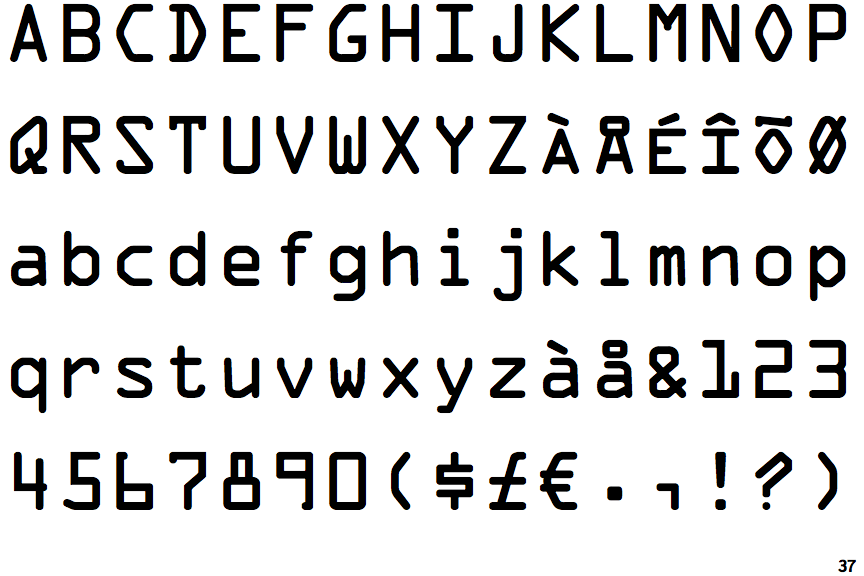
#> input picture font_images/OCRA.png, 864 x 576 px
$ python final_card_ocr.py --image font_images/OCRA.png   (older library calls are emulated)
#> lines starting #> are read from the running program, lines starting #| are printed output that depends on the picture; after the words box and inside, x2 and y2 are one past the last pixel; in counts of white or black regions, pixels touching at a corner belong together
import cv2
import imutils
from imutils import contours
import numpy as np
import argparse

ap = argparse.ArgumentParser()
ap.add_argument('-i','--image',required=True,help = "Path to input image")
args = vars(ap.parse_args())

image_path = args['image']
font_path_d = 'font_images/OCRA.png'
font_path_a = 'font_images/ocr_a_reference.png'


# Finding contours of the initial digits/alphabets(FONT) and then storing their ROI's in a dictionary
def find_ROI(path):
    img = cv2.imread(path)
    # cv2.imshow('original', img)
    # cv2.waitKey(0)

    gray = cv2.cvtColor(img, cv2.COLOR_BGR2GRAY)
    thresh = cv2.threshold(gray, 10, 255, cv2.THRESH_BINARY_INV)[1]
    # cv2.imshow('thresholded', thresh)
    # cv2.waitKey(0)

    cnts = cv2.findContours(thresh.copy(), cv2.RETR_EXTERNAL, cv2.CHAIN_APPROX_SIMPLE)
    cnts = imutils.grab_contours(cnts)
    cnts = contours.sort_contours(cnts, method='left-to-right')[0]


    sample = {}
    for (i, c) in enumerate(cnts):
        (x, y, w, h) = cv2.boundingRect(c)
        roi = thresh[y:y + h, x:x + w]
        roi = cv2.resize(roi, (57, 88))
        sample[i] = roi

    return sample


# Preprocessing original image and finding its contours
def preprocessing_find_contours(path):

    rectkernel = cv2.getStructuringElement(cv2.MORPH_RECT, (9, 3))
    sqkernel = cv2.getStructuringElement(cv2.MORPH_RECT, (5, 5))

    img = cv2.imread(path)
    gray = cv2.cvtColor(img, cv2.COLOR_BGR2GRAY)
    # cv2.imshow('Before' , img)
    gray = imutils.resize(gray, width=300)
    # print(gray.shape)
    # cv2.imshow('After', gray)
    # cv2.waitKey(0)

    tophat = cv2.morphologyEx(gray, cv2.MORPH_TOPHAT, rectkernel)
    # cv2.imshow('Tophat', tophat)
    # cv2.waitKey(0)

    gradX = cv2.Sobel(tophat, ddepth=cv2.CV_32F, dx=1, dy=0, ksize=-1)
    gradX = np.absolute(gradX)
    (minVal, maxVal) = (np.min(gradX), np.max(gradX))
    # cv2.imshow('BeforegradX',gradX)

    gradX = 255 * (gradX - minVal) / (maxVal - minVal)
    gradX = gradX.astype('uint8')
    # print('GRADx', gradX)
    # cv2.imshow('GRADx' , gradX)
    # cv2.waitKey(0)

    gradX = cv2.morphologyEx(gradX, cv2.MORPH_CLOSE, rectkernel)
    # cv2.imshow('Close' , gradX)
    thresh = cv2.threshold(gradX, 0, 255, cv2.THRESH_BINARY | cv2.THRESH_OTSU)[1]
    # cv2.imshow('thresh' , thresh)
    thresh = cv2.morphologyEx(thresh, cv2.MORPH_CLOSE, sqkernel)
    # cv2.imshow('55', thresh)
    # cv2.waitKey(0)

    cnts = cv2.findContours(thresh.copy(), cv2.RETR_EXTERNAL, cv2.CHAIN_APPROX_SIMPLE)
    cnts = imutils.grab_contours(cnts)
    cnts = contours.sort_contours(cnts, method='left-to-right')[0]

    return cnts


sample = find_ROI(font_path_d)
#> in find_ROI, img is the input picture: shape (576, 864, 3); mean B, G, R 218.1, 218.1, 218.2
#> in find_ROI, `thresh = cv2.threshold(gray, 10, 255, cv2.THRESH_BINARY_INV)[1]`:
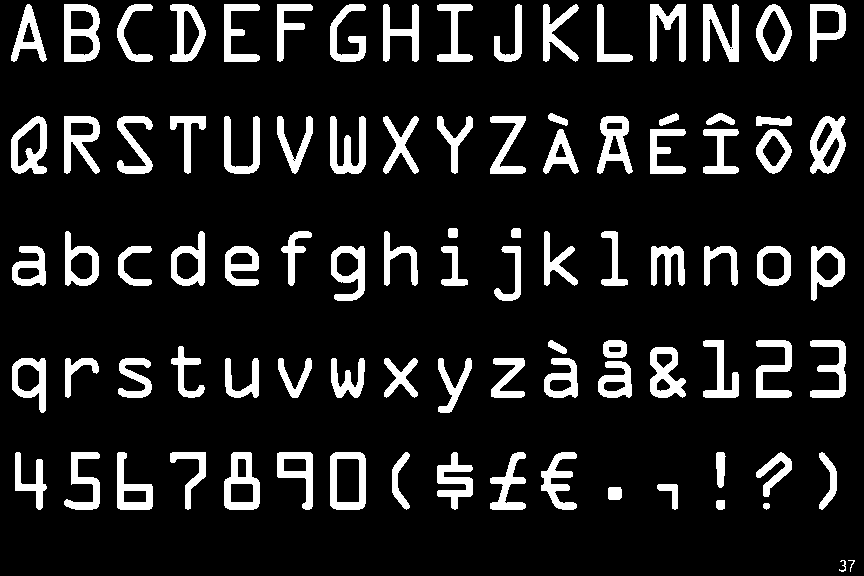
#> thresh: shape (576, 864); 13% white; 92 white regions
#> in find_ROI, `cnts = cv2.findContours(thresh.copy(), cv2.RETR_EXTERNAL, cv2.CHAIN_AP..`: cnts = 92 contours, 2 with area under 20; largest, box (x1, y1, x2, y2) and area: (330, 452, 366, 510) 1953, (64, 4, 100, 62) 1861, (224, 452, 260, 510) 1578, (11, 116, 47, 174) 1566, (810, 116, 846, 174) 1507
#> the loop in find_ROI, `for (i, c) in enumerate(cnts):` made 92 passes
#> (x, y, w, h) on passes 1 to 12: (11, 116, 36, 58), (11, 4, 36, 58), (12, 358, 34, 55), (12, 246, 34, 40), (15, 452, 32, 58), (64, 452, 36, 58), (64, 116, 36, 58), (64, 4, 36, 58), (65, 358, 34, 40), (65, 231, 34, 55), (117, 452, 36, 58), (117, 116, 36, 58)
#> after the loop in find_ROI, `for (i, c) in enumerate(cnts):`: sample = 92 items
#> sample = 92 items
digits = find_ROI(font_path_a)
#> call 2 of find_ROI, with path = 'font_images/ocr_a_reference.png'
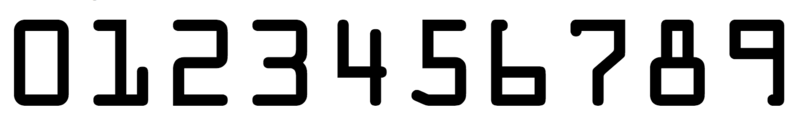
#> input picture font_images/ocr_a_reference.png, 800 x 126 px
#> in find_ROI, img is the input picture: shape (126, 800, 3); mean B, G, R 200.7, 200.7, 200.7
#> in find_ROI (call 2), `thresh = cv2.threshold(gray, 10, 255, cv2.THRESH_BINARY_INV)[1]`:
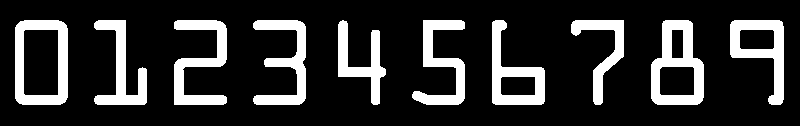
#> thresh: shape (126, 800); 18.5% white; 10 white regions
#> in find_ROI (call 2), `cnts = cv2.findContours(thresh.copy(), cv2.RETR_EXTERNAL, cv2.CHAIN_AP..`: cnts = 10 contours; largest, box (x1, y1, x2, y2) and area: (15, 20, 68, 105) 4288, (651, 20, 704, 105) 3464, (730, 20, 784, 105) 2408, (492, 20, 545, 105) 2338, (174, 20, 227, 105) 1810
#> the loop in find_ROI (call 2), `for (i, c) in enumerate(cnts):` made 10 passes
#> (x, w) on passes 1 to 10: (15, 53), (94, 53), (174, 53), (253, 53), (338, 48), (412, 53), (492, 53), (571, 53), (651, 53), (730, 54)
#> pass 1, in find_ROI (call 2), `roi = cv2.resize(roi, (57, 88))`:
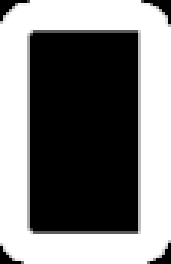
#> roi: shape (88, 57) (shown 3 times larger); min 0, max 255, mean 124.7
#> after the loop in find_ROI (call 2), `for (i, c) in enumerate(cnts):`: sample = 10 items
#> digits = 10 items
# cv2.imshow('sds',digits[0])
# cv2.imshow('da',sample[10])
# cv2.waitKey(0)

char = {
    0 : ['A' , sample[1]],
    1 : ['B', sample[7]],
    2 : ['C', sample[12]],
    3 : ['D', sample[17]],
    4 : ['E', sample[22]],
    5 : ['F', sample[27]],
    6 : ['G', sample[32]],
    7 : ['H', sample[36]],
    8 : ['I', sample[42]],
    9 : ['J', sample[50]],
    10 : ['K', sample[54]],
    11 : ['L', sample[60]],
    12 : ['M', sample[67]],
    13 : ['N', sample[73]],
    14 : ['O', sample[82]],
    15 : ['P', sample[87]],
    16 : ['Q', sample[0]],
    17 : ['R', sample[6]],
    18 : ['S', sample[11]],
    19 : ['T', sample[16]],
    20 : ['U', sample[21]],
    21 : ['V', sample[26]],
    22 : ['W', sample[31]],
    23 : ['X', sample[35]],
    24 : ['Y', sample[41]],
    25 : ['Z', sample[47]],
    26 : ['A', sample[3]],
    27 : ['B', sample[9]],
    28 : ['C', sample[14]],
    29 : ['D', sample[19]],
    30 : ['E', sample[24]],
    31 : ['F', sample[29]],
    32 : ['G', sample[34]],
    33 : ['H', sample[38]],
    34 : ['I', sample[44]],
    35 : ['J', sample[49]],
    36 : ['K', sample[56]],
    37 : ['L', sample[62]],
    38 : ['M', sample[68]],
    39 : ['N', sample[74]],
    40 : ['O', sample[83]],
    41 : ['P', sample[88]],
    42 : ['Q', sample[2]],
    43 : ['R', sample[8]],
    44 : ['S', sample[13]],
    45 : ['T', sample[18]],
    46 : ['U', sample[23]],
    47 : ['V', sample[28]],
    48 : ['W', sample[33]],
    49 : ['X', sample[37]],
    50 : ['Y', sample[43]],
    51 : ['Z', sample[48]],
}

FIRST_NUMBER = {
	"3": "American Express",
	"4": "Visa",
	"5": "MasterCard",
	"6": "Discover Card"
}


cnts = preprocessing_find_contours(image_path)
#> in preprocessing_find_contours, `gradX = cv2.Sobel(tophat, ddepth=cv2.CV_32F, dx=1, dy=0, ksize=-1)`:
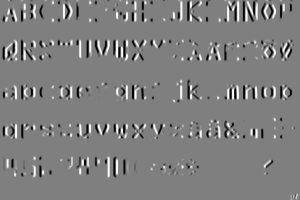
#> gradX: shape (200, 300) float32; min -4080, max 4080, mean -4.1; drawn with min black and max white
#> in preprocessing_find_contours, `gradX = np.absolute(gradX)`:
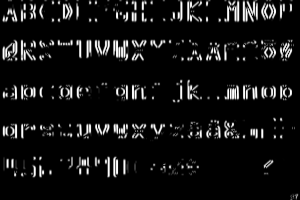
#> gradX: shape (200, 300) float32; min 0, max 4080, mean 316.8; drawn with min black and max white
#> in preprocessing_find_contours, `(minVal, maxVal) = (np.min(gradX), np.max(gradX))`: minVal = 0; maxVal = 4080
#> in preprocessing_find_contours, `thresh = cv2.threshold(gradX, 0, 255, cv2.THRESH_BINARY | cv2.THRESH_O..`: thresh: shape (200, 300); 17.7% white; 48 white regions (19 under 20 px), largest, box (x1, y1, x2, y2) and area: (0, 40, 171, 61) 1861, (177, 80, 292, 100) 1101, (219, 0, 292, 22) 1086
#> in preprocessing_find_contours, `thresh = cv2.morphologyEx(thresh, cv2.MORPH_CLOSE, sqkernel)`:
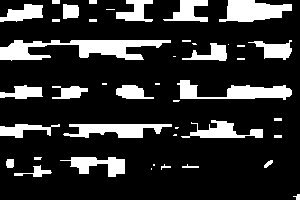
#> thresh: shape (200, 300); 18.3% white; 43 white regions (14 under 20 px)
#> in preprocessing_find_contours, `cnts = cv2.findContours(thresh.copy(), cv2.RETR_EXTERNAL, cv2.CHAIN_AP..`: cnts = 43 contours, 22 with area under 20; largest, box (x1, y1, x2, y2) and area: (0, 40, 171, 61) 1636, (219, 0, 292, 22) 1000, (177, 80, 292, 100) 973, (63, 124, 172, 138) 822, (60, 157, 125, 177) 582


def for_digits(cnts,path):

    img = cv2.imread(path)
    gray = cv2.cvtColor(img, cv2.COLOR_BGR2GRAY)
    gray = imutils.resize(gray, width=300)

    locs_d = []
    for (i, c) in enumerate(cnts):
        (x, y, w, h) = cv2.boundingRect(c)
        ar = w / float(h)
        if ar > 2.5 and ar < 4.0:

            if (w > 40 and w < 55) and (h > 10 and h < 20):
                locs_d.append((x, y, w, h))

    locs_d = sorted(locs_d, key=lambda x: x[0])

    output = []

    for (i, (gX, gY, gW, gH)) in enumerate(locs_d):
        group_output = []
        group = gray[gY - 5:gY + gH + 5, gX - 5:gX + gW + 5]
        # cv2.imshow('RR', group)
        group = cv2.threshold(group, 0, 255, cv2.THRESH_BINARY | cv2.THRESH_OTSU)[1]

        grpcnts = cv2.findContours(group, cv2.RETR_EXTERNAL, cv2.CHAIN_APPROX_SIMPLE)
        grpcnts = imutils.grab_contours(grpcnts)
        grpcnts = contours.sort_contours(grpcnts, method='left-to-right')[0]

        for c in grpcnts:
            (x, y, w, h) = cv2.boundingRect(c)
            roi = group[y:y + h, x:x + w]
            roi = cv2.resize(roi, (57, 88))
            # cv2.imshow('ROI', roi)
            scores = []

            for (digit, digitROI) in digits.items():
                result = cv2.matchTemplate(roi, digitROI, cv2.TM_CCOEFF)
                (_, score, _, _) = cv2.minMaxLoc(result)
                scores.append(score)

            group_output.append(str(np.argmax(scores)))

            # [6 lines of commented-out code are left out]
        output.extend(group_output)
    return output


# [47 lines left out: function for_alphabets, not called in this run]

output_d = for_digits(cnts , image_path)
#> the loop in for_digits, `for (i, c) in enumerate(cnts):` made 43 passes
#> (x, y, w, h, ar) on passes 1, 2, 3, 4, 5, 6, 7, 8, 11, 12, 13, 18: (0, 124, 60, 14, 4.29), (0, 85, 43, 14, 3.07), (0, 40, 171, 21, 8.14), (0, 4, 43, 18, 2.39), (6, 159, 8, 9, 0.889), (14, 165, 38, 12, 3.17), (34, 157, 8, 3, 2.67), (52, 86, 36, 13, 2.77), (60, 157, 65, 20, 3.25), (63, 124, 109, 14, 7.79), (63, 4, 16, 15, 1.07), (116, 85, 38, 14, 2.71)
#> (c, x, y, w, h, ar) on passes 9, 10, 14, 15, 16, 17: ([[52, 19], [52, 21], [59, 21], [59, 19]], 52, 19, 8, 3, 2.67), ([[52, 0], [52, 3], [59, 3], [59, 0]], 52, 0, 8, 4, 2), ([[89, 19], [89, 21], [96, 21], [96, 19]], 89, 19, 8, 3, 2.67), ([[89, 0], [89, 3], [96, 3], [96, 0]], 89, 0, 8, 4, 2), ([[102, 83], [102, 84], [106, 84], [106, 83]], 102, 83, 5, 2, 2.5), ([[106, 9], [114, 9]], 106, 9, 9, 1, 9)
#> after the loop in for_digits, `for (i, c) in enumerate(cnts):`: locs_d = [(0, 85, 43, 14)]
#> the loop in for_digits, `for (i, (gX, gY, gW, gH)) in enumerate(locs_d):` made 1 pass
#> (gX, gY, gW, gH, grpcnts) on pass 1: (0, 85, 43, 14, 0 contours)
#> after the loop in for_digits, `for (i, (gX, gY, gW, gH)) in enumerate(locs_d):`: output = []
#> (the run stopped early here; a loop or call above may not have finished)
